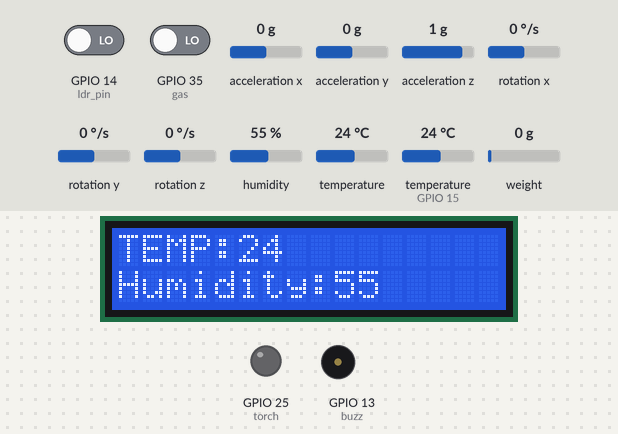
The sketch below on a simulated ESP32. Shown: 16×2 character LCD, output pins drawn as LEDs (lit = HIGH), buzzer (waves = sounding). Dashed ring = blinking. The inputs (shaded band) are chosen by the test bench; at power-on: rotation x 0 °/s, GPIO 14 (ldr_pin) LOW, weight on the scale 0 g, GPIO 35 (gas) LOW, acceleration x 0 g, acceleration y 0 g, acceleration z 1 g, rotation y 0 °/s, rotation z 0 °/s, humidity 55 %, temperature 24 °C, temperature (sensor on GPIO 15) 24 °C. WiFi joins after 1.5 s; servers stay silent unless stated; what the sketch prints to the serial monitor is not drawn.

Above: at 2.41 s.
2.8 s: rotation x set to 2 °/s
At 3.88 s:
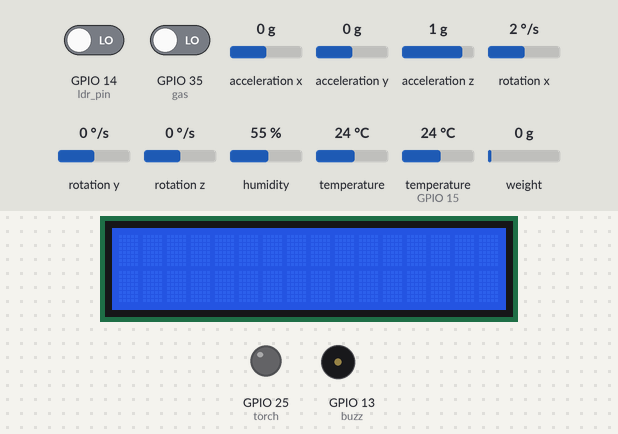
6.0 s: GPIO 14 (ldr_pin) driven HIGH
At 6.9 s:
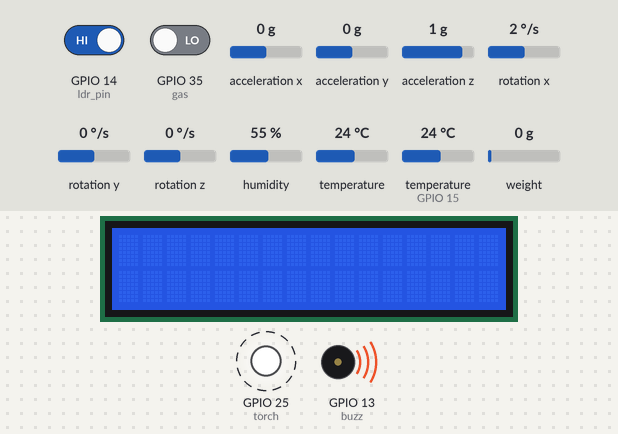
9.5 s: weight on the scale set to 7 g
11.0 s: weight on the scale set to 10 g
At 11.34 s:
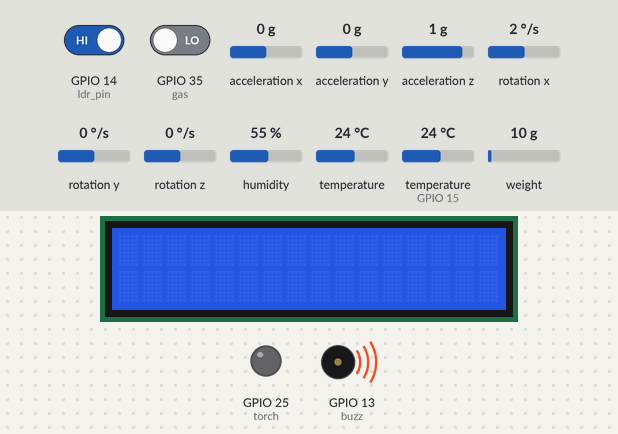
Timing chart, 0 to 14.0 s (numbered marks = the images above; inputs shaded):
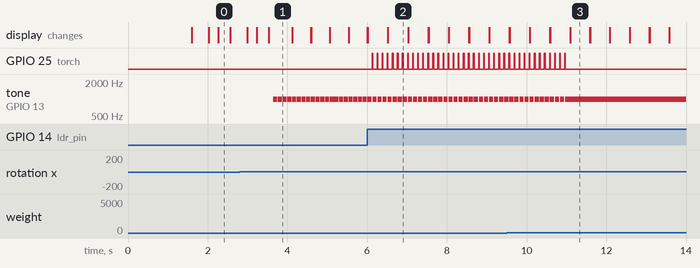

Measured:
- the behaviour switches between 0 and 1 °/s on rotation x (found by bisection; images 0 and 1)
- the behaviour switches between 8 and 9 g on weight on the scale (found by bisection; images 2 and 3)
- after the input at 2.8 s, tone on GPIO 13 (buzz): alternates 1000 Hz for 0.11 s and silent for 0.01 s, starting after 0.84 s
- after the input at 6.0 s, GPIO 25 (torch): alternates HIGH for 0.02 s and LOW for 0.11 s, starting after 0.12 s; the display: first differs from a run without the input after 0.52 s (image 2 shows a later state)
- after the input at 11.0 s, GPIO 25 (torch): stops changing and stays LOW; tone on GPIO 13 (buzz): stops changing and stays 1000 Hz; the display: first changes after 0.09 s (image 3 shows a later state)
- what the display in image 1 shows lasts 0.6 s, from 3.5 s to 4.1 s
- what the display in image 3 shows lasts 0.5 s, from 11.1 s to 11.6 s

The sketch:

arduino-code.ino
```cpp
#include <WiFi.h>
#include "DHTesp.h"
#include "ThingSpeak.h"
#include <Adafruit_Sensor.h>
#include <LiquidCrystal_I2C.h>
#include <Adafruit_MPU6050.h>
#include <Wire.h>
#include "HX711.h"

Adafruit_MPU6050 mpu;
LiquidCrystal_I2C LCD = LiquidCrystal_I2C(0x27, 16, 2);
HX711 scale;

const int DHT_PIN = 15;
const int ldr_pin=14;
const int buzz =13;
const int gas=35;
const int torch=25;
const char* ssid = "Wokwi-GUEST";
const char* pass = "";

WiFiClient client;

unsigned long myChannelNumber = 2;
const char* myWriteAPIKey = "66B5PY1GZ28CY23J";
const char* server = "api.thingspeak.com";

unsigned long lastTime = 0;
unsigned long timerDelay = 30000;

int temperatureC;
int humidity;
DHTesp dhtSensor;

void setup() {
  Serial.begin(115200);
  LCD.init();
  LCD.backlight();
  LCD.setCursor(0, 0);
  LCD.print("IOT PROJECT");
  LCD.setCursor(0, 1);
  LCD.print("WiFi ");

  dhtSensor.setup(DHT_PIN, DHTesp::DHT22);
  dhtSensor.getPin();
  delay(10);
  WiFi.begin(ssid, pass);
  while(WiFi.status() != WL_CONNECTED) {
    delay(100);
    Serial.println(".");
  }
  Serial.println("WiFi Connected!");
  Serial.println(WiFi.localIP());

  WiFi.mode(WIFI_STA);
  ThingSpeak.begin(client);

  if (!mpu.begin()) {
		Serial.println("Failed to find MPU6050 chip");
		while (1) {
		  delay(10);
		}
	}
	Serial.println("MPU6050 Found!");

	mpu.setAccelerometerRange(MPU6050_RANGE_8_G);	// set accelerometer range to +-8G
  mpu.setGyroRange(MPU6050_RANGE_500_DEG);// set gyro range to +- 500 deg/s
	mpu.setFilterBandwidth(MPU6050_BAND_21_HZ);// set filter bandwidth to 21 Hz

  scale.begin(32,33);
  pinMode(ldr_pin, INPUT);
  pinMode(buzz, OUTPUT);
  pinMode(gas, INPUT_PULLUP);
  //pinMode(tilt,INPUT);
  pinMode(torch, OUTPUT);
  analogWrite(torch,0);
}

void loop() {
  sensors_event_t a, g, temp;
	mpu.getEvent(&a, &g, &temp);
  LCD.clear();
  LCD.setCursor(0, 0);
  /*The digital output ("DO") pin goes high when it's dark, and low when there's light.On the physical sensor, you tweak the small
  on-board potentiometer to set the threshold. In the simulator, use the "threshold" attribute to set the threshold voltage.
   The default threshold is 2.5 volts, or about 100 lux.*/
    analogWrite(torch, 0);
    if(scale.get_units()/420>8){
     LCD.clear();
     LCD.setCursor(0,0);
     LCD.println("Crash detected");
      Serial.println("crash warning");
      tone(buzz,1000);
  }else{
    if (digitalRead(gas) == HIGH) {
    LCD.println("Gas detected");
    Serial.println("gas detected");
    tone(buzz,1000);
    }else{
      noTone(buzz);
      if (digitalRead(ldr_pin) == HIGH) {
        LCD.println("Torch on");
        analogWrite(torch, 255);
      } else {
        analogWrite(torch, 0);
      }
      Serial.print("Rotation X: ");
	    Serial.print(g.gyro.x);
	    Serial.print(", Y: ");
	    Serial.print(g.gyro.y);
	    Serial.print(", Z: ");
	    Serial.println(g.gyro.z);
    if(g.gyro.x>0 || g.gyro.y>0 || g.gyro.z>0){
      LCD.println("Fallen down");
      Serial.println("person falled down");
      tone(buzz,1000);
    }else{

  delay(200);
  float weigh=scale.get_units();

  float kg=weigh/420;
  Serial.print("Weight on head:");
  Serial.print(kg);
  Serial.println("kg");
  LCD.clear();
  LCD.setCursor(0,0);
  LCD.print("LOAD ON HEAD:");
  LCD.setCursor(0,1);
  LCD.print(kg);
  LCD.print("Kgs");
  delay(200);


  temperatureC = dhtSensor.getTemperature();
  Serial.print("Temperature (°C): ");
  Serial.println(temperatureC);
  humidity = dhtSensor.getHumidity();
  Serial.print("Humidity (%); ");
  Serial.println(humidity);
  LCD.clear();
  LCD.setCursor(0,0);
  LCD.print("TEMP:");
  LCD.print(temperatureC);
  LCD.setCursor(0,1);
  LCD.print("Humidity:");
  LCD.print(humidity);

  if(dhtSensor.getTemperature()>45 ){
          LCD.clear();
          LCD.setCursor(0,0);
          LCD.print("evacuate");
          tone(buzz,500);
          ThingSpeak.setField(1, temperatureC);
          ThingSpeak.writeFields(myChannelNumber, myWriteAPIKey);
    }

  ThingSpeak.setField(1, temperatureC);
  ThingSpeak.setField(2, humidity);
  ThingSpeak.setField(3,kg);

  int x = ThingSpeak.writeFields(myChannelNumber, myWriteAPIKey);
  if (x == 200) {
    Serial.println("Channel update successful.");
  }
    }
  }
    }
}
```
